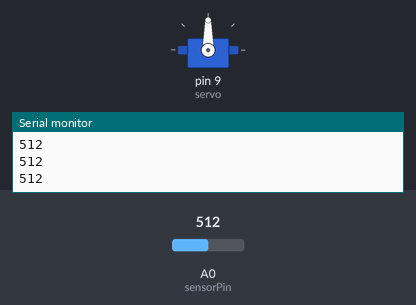
Bench run of a sketch on a simulated Arduino Uno, built with avr-gcc and run on an emulated ATmega328P. Shown: servo, the last lines printed to the serial monitor. Inputs (shaded band) come from the test bench; at power-on: A0 (sensorPin) = 512.

Above: at 1.4 s.
1.5 s: A0 (sensorPin) set to 487
At 2.5 s:
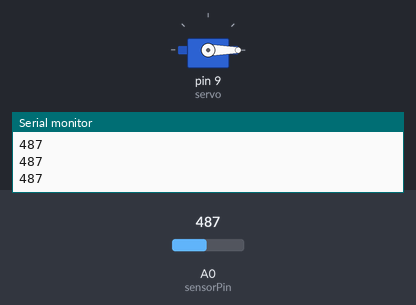
3.0 s: A0 (sensorPin) set to 510
At 3.8 s:
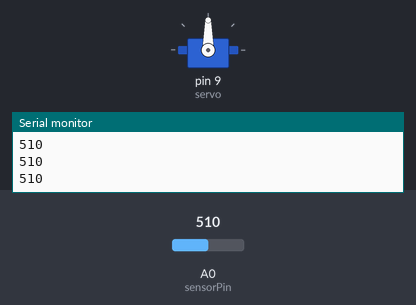
4.5 s: A0 (sensorPin) set to 490
At 5.0 s:
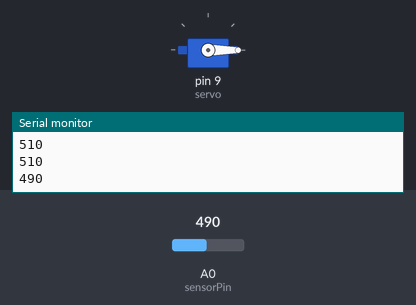
Timing chart, 0 to 7.5 s (numbered marks = the images above; inputs shaded):
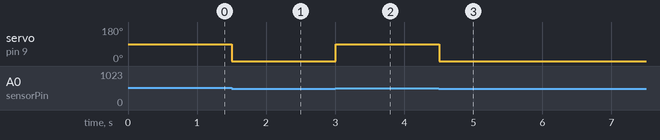

Measured:
- the behaviour switches between 500 and 499 on A0 (sensorPin) (found by bisection; images 0 and 1)
- after the input at 1.5 s, servo on pin 9 (servo): 90° → 0° at once
- after the input at 3.0 s, servo on pin 9 (servo): 0° → 90° at once
- after the input at 4.5 s, servo on pin 9 (servo): 90° → 0° at once

The sketch:

servo_demo.ino
```cpp
#include <Servo.h>

Servo servo;

int sensorPin = A0;    // LDR 연결 핀
int threshold = 500;   // 밝기 기준값 (실측 후 수정)

int openPos  = 90;     // 커튼 열린 상태
int closePos = 0;      // 커튼 닫힌 상태

bool isOpen = false;

void setup() {
  Serial.begin(9600);
  servo.attach(9);
  servo.write(closePos);
}

void loop() {
  int value = analogRead(sensorPin);
  Serial.println(value);

  if (value > threshold && !isOpen) {
    servo.write(openPos);
    isOpen = true;
    delay(500);
  }

  if (value < threshold && isOpen) {
    servo.write(closePos);
    isOpen = false;
    delay(500);
  }

  delay(100);
}
```
